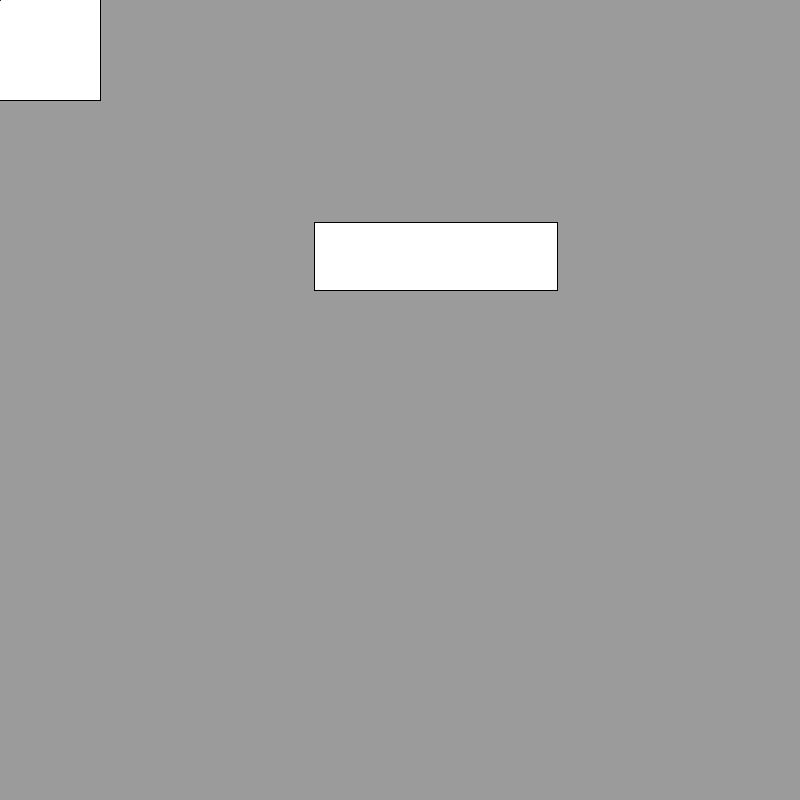
Frame 1 (no input)
Frame 60 (the mouse pressed at the canvas centre just before this capture): identical to frame 1, image omitted
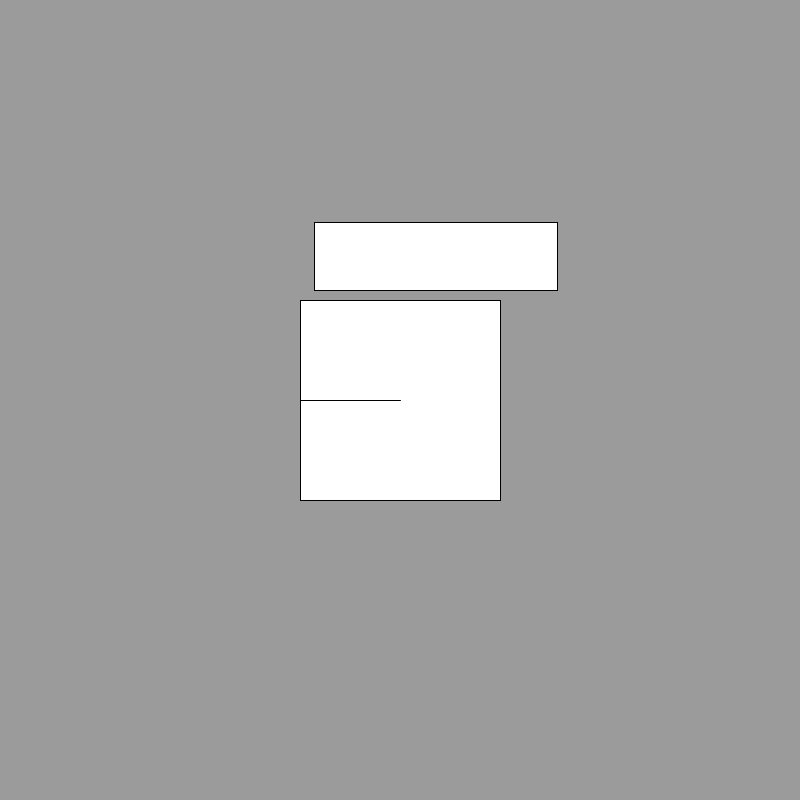
Frame 120 (the mouse held since frame 60 and released just before this capture)

The Processing sketch that drew these frames (run headless with seeded random() and noise(); from frame 60 on, the mouse is pressed at the canvas centre):

// Processing sketch: Collisione_rettangoli_ruotati
// ── Collisione_rettangoli_ruotati.pde
float x1, y1, dX1=200, dY1=200, r1=0;  //rettangolo 1
float x2=436, y2=256, dX2=243, dY2=68, r2=0;  //rettangolo 2
boolean collisione = false;
color si = color(255, 0 ,0);
color no = color(255, 255 ,255);

void setup() {
  size(800, 800);
  rectMode(CENTER);
}

void draw() {
  x1 = mouseX;
  y1 = mouseY;
  
  if(keyPressed) {
    if(key == 'a')
    r1+=0.01;
  }
  
  if((x1+dX1/2) >= (x2-dX2/2) && (x1-dX1/2 ) <=  (x2+dX2/2) &&
     (y1+dY1/2) >= (y2-dY2/2) && (y1-dY1/2 ) <=  y2+dY2/2) {
    collisione = true;
    fill(si);
     }
  else {
    collisione = false;
    fill(no);
  }
  
  println(collisione);
  
  background(155);
  //rettangolo 1
  translate(x1,y1);
  rotate(-r1);
  rect(0, 0, dX1, dY1);
  resetMatrix();
  //rettangolo2
  translate(x2,y2);
  rotate(r2);
  rect(0, 0, dX2, dY2);
  resetMatrix();
  
  noFill();
  line(x1 - cos(r1)*dX1/2 - sin(r1)*dY1/2 ,y1,x1,y1);
}
